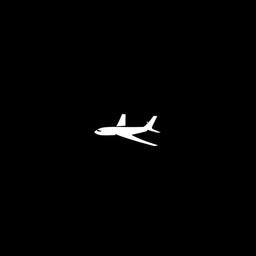
%> input picture airplane.jpg, 256 x 256 px
$ octave OA_holog_windowing.m   (GNU Octave 9; MATLAB toolbox functions it lacks are replaced by stand-ins)
%> lines starting %> are read from the running program, lines starting %| are printed output that depends on the picture
%% Modification Comments
% 4/14/19 - SB - Trying to window the hologram as is done in the
% bootstrapping papers. I'm so far unsuccessful in properly reconstructing
% the image.

format compact
close all
%% Reading in simulated object
I0=imread('airplane.jpg'); % 256x256 pixels, 8bit image
%> I0 is the input picture: size 256x256x3 uint8; mean R, G, B 2.5, 2.5, 2.5
I0=double(rgb2gray(I0));
%> I0: size 256x256 double

%% Parameter Setup
% length in cm
M=256; % # pixels, 1D
dx=10e-4; % pixel pitch (10 um)
w=633e-8; % wavelength (633 nm) %..actually 63.3 nm
% w=633e-9;
z=20; % propagation distance
% z=4*dx*(D+M*dx)/w % eq 4.50
theta=0.4; % reference beam angle; degree
% angle=asind(3*w/(8*dx)) % eq 4.51
res=w*z/M/dx % sampling distance (smallest resolvable element)
%% Showing CCD FOV
I_FOV=zeros(M);
I_FOV((M/2-length(I0)/2+1):(M/2+length(I0)/2),(M/2-length(I0)/2+1):(M/2+length(I0)/2))=I0;
figure();
imshow(mat2gray(I_FOV)); title('CCD FOV (Aimed at Target)')
axis off
%% Object field propagation to CCD
pad1=5; % Padding
r=1:pad1*M;
c=1:pad1*M;
[C, R]=meshgrid(c, r);
I=zeros(pad1*M);
I((M*pad1/2-length(I0)/2+1):(M*pad1/2+length(I0)/2),(M*pad1/2-length(I0)/2+1):(M*pad1/2+length(I0)/2))=I0;
A0=fftshift(ifft2(fftshift(I)));
deltaf=1/pad1/M/dx;
p=exp(-2i*pi*z.*((1/w)^2-((R-M*pad1/2-1).*deltaf).^2-((C-M*pad1/2-1).*deltaf).^2).^0.5); % eq (4-20), Goodman
Az=A0.*p;
EO=fftshift(fft2(fftshift(Az))); % OBJ field at CCD (real domain)
EO=EO((M*pad1/2-M/2+1):(M*pad1/2+M/2),(M*pad1/2-M/2+1):(M*pad1/2+M/2)); % reduce diffraction-plane size
%% Interference at the hologram plane
% zero-padding in the spectrum domain
pad2=4;
r2=1:pad2*M;
c2=1:pad2*M;
Az=fftshift(ifft2(fftshift(EO)));
Az2=zeros(pad2*M);
Az2((M*pad2/2-M/2+1):(M*pad2/2+M/2),(M*pad2/2-M/2+1):(M*pad2/2+M/2))=Az;
EOf=fftshift(fft2(fftshift(Az2))); % OBJ field at CCD (real domain)
AV=(min(min(abs(EOf)))+max(max(abs(EOf))))/2; % ref wave amplitude
%> AV = 131.7
[C2, R2]=meshgrid(c2, r2);
Ref=AV*exp(1i*2*pi*sind(theta)*dx/4.*(R2-M*pad2/2-1)/w+1i*2*pi*sind(theta)*dx/4.*(C2-M*pad2/2-1)/w); % eq 3.5a - DH textbook
IH=(EOf+Ref).*conj(EOf+Ref); % |F+R|^2
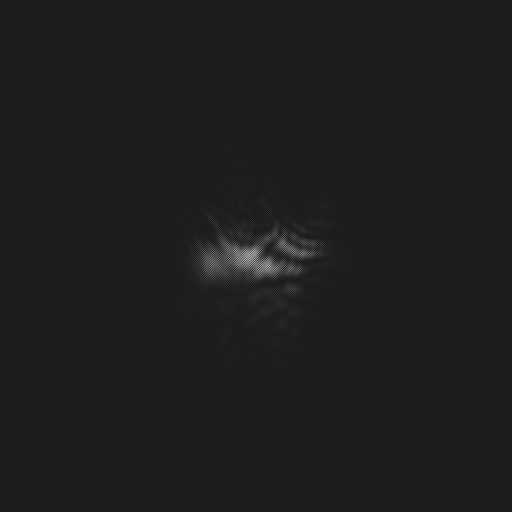
%> IH: size 1024x1024 double (shown at 1/2 size); min 1.85, max 151301.9, mean 17915.9; drawn with min black and max white
scale=.5; % pad3/pad2
IH=IH((M*pad2/2-M*scale*pad2/2+1):(M*pad2/2+M*scale*pad2/2),(M*pad2/2-M*scale*pad2/2+1):(M*pad2/2+M*scale*pad2/2));
figure; imshow(mat2gray(IH)); title('Hologram')
SP=fftshift(fft2(fftshift(IH)));
figure; imshow(100.*mat2gray(abs(SP)));title('Hologram spectrum')
%> after `imshow(100.*mat2gray(abs(SP)))`:
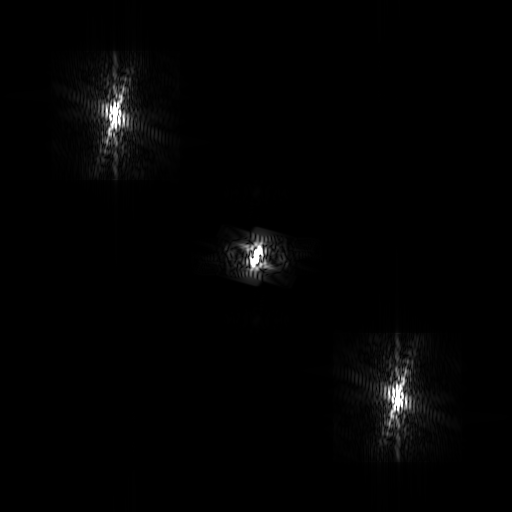
%> displayed picture: size 512x512, on the screen's scale of 0 to 255; min 0, max 255, mean 2.9
%% Windowing
hold on
W=30:199; % Window
rectangle('Position',[W(1) W(1) W(length(W))-W(1) W(length(W))-W(1)],'EdgeColor','r');
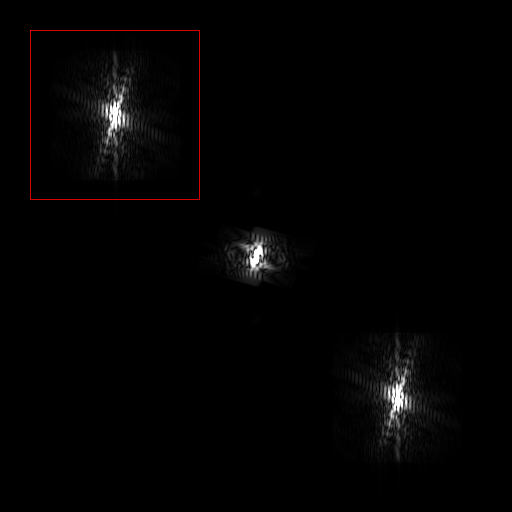
%> figure redrawn from the program's plot data; its title reads 'Hologram spectrum'
SP_W=SP(W,W);
SP_WP=zeros(M);
SP_WP((M/2-length(SP_W)/2+1):(M/2+length(SP_W)/2),(M/2-length(SP_W)/2+1):(M/2+length(SP_W)/2))=SP_W;
IH_W=fftshift(fft2(fftshift(SP_WP)));
figure; imshow(mat2gray(abs(IH_W))); title('Filtered Hologram')
%> after `imshow(mat2gray(abs(IH_W)))`:
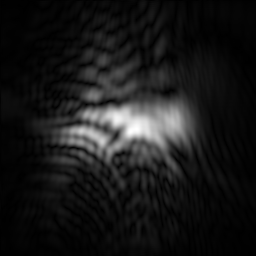
%> displayed picture: size 256x256, on the screen's scale of 0 to 255; min 0, max 255, mean 24.6

%% Reconstruction (Fresnel diffraction)
% [5 lines of commented-out code are left out]
r3=1:length(IH_W);
%> r3 = 256 values from 1 to 256
c3=1:length(IH_W);
%> c3 = 256 values from 1 to 256
[C3, R3]=meshgrid(c3, r3);
THOR=(R3.^2+C3.^2).^0.5;
RR=THOR.*dx/4;
QP=exp(1i*pi/w/z.*(RR.^2)); % Quadratic phase exponential
FTS=fftshift(fft2(fftshift(IH_W.*QP))); % Goodman eq 4-17
% FTS=fftshift(fft2(fftshift(IH.*QP))); % Goodman eq 4-17
I2=FTS.*conj(FTS);
figure; imshow(5.*mat2gray(I2));
%> after `imshow(5.*mat2gray(I2))`:
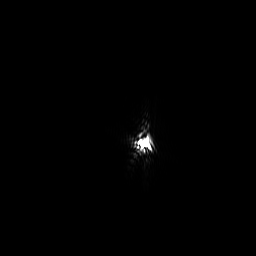
%> displayed picture: size 256x256, on the screen's scale of 0 to 255; min 0, max 255, mean 1
title('Reconstructed image')
axis off

%% Other Figures
figure(); subplot(221)
imshow(mat2gray(I_FOV)); title('CCD FOV (Aimed at Target)')
subplot(223); imshow(mat2gray(abs(IH_W))); title('Filtered Hologram')
subplot(222); imshow(500.*mat2gray(abs(SP)));title('Hologram spectrum')
%> after `imshow(500.*mat2gray(abs(SP)))`:
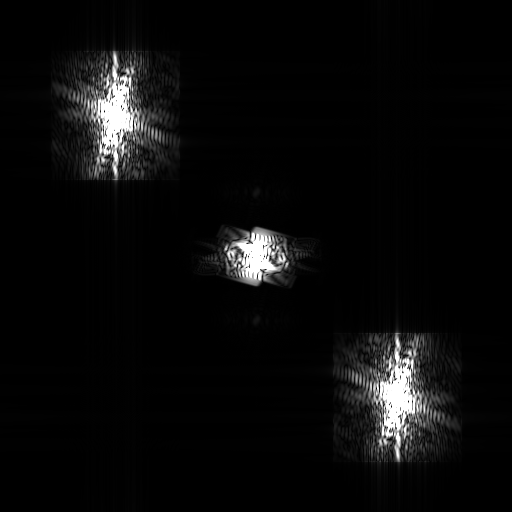
%> displayed picture: size 512x512, on the screen's scale of 0 to 255; min 0, max 255, mean 10.6
hold on; rectangle('Position',[W(1) W(1) W(length(W))-W(1) W(length(W))-W(1)],'EdgeColor','r');
hold off
subplot(224); imshow(5.*mat2gray(I2)); title('Reconstructed image')
%> after `title('Reconstructed image')`:
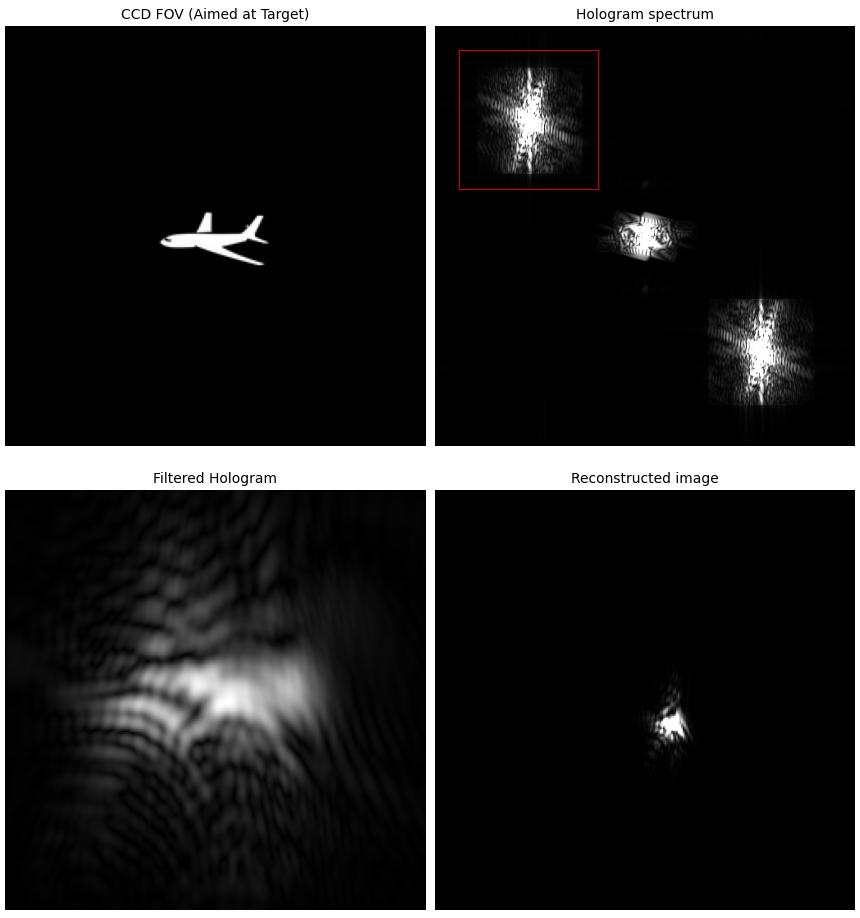
%> figure redrawn from the program's plot data, 4 panels
